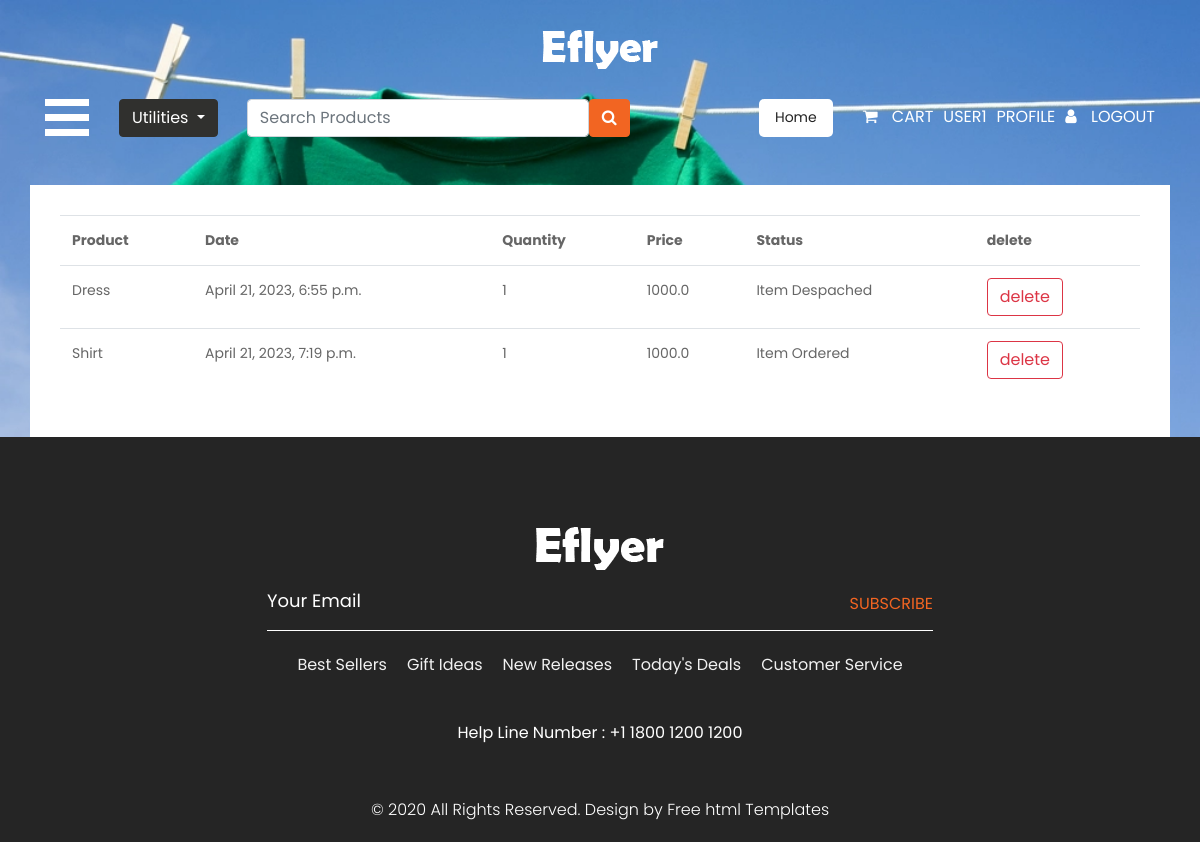
The app's page /Myorders (signed in), older data.
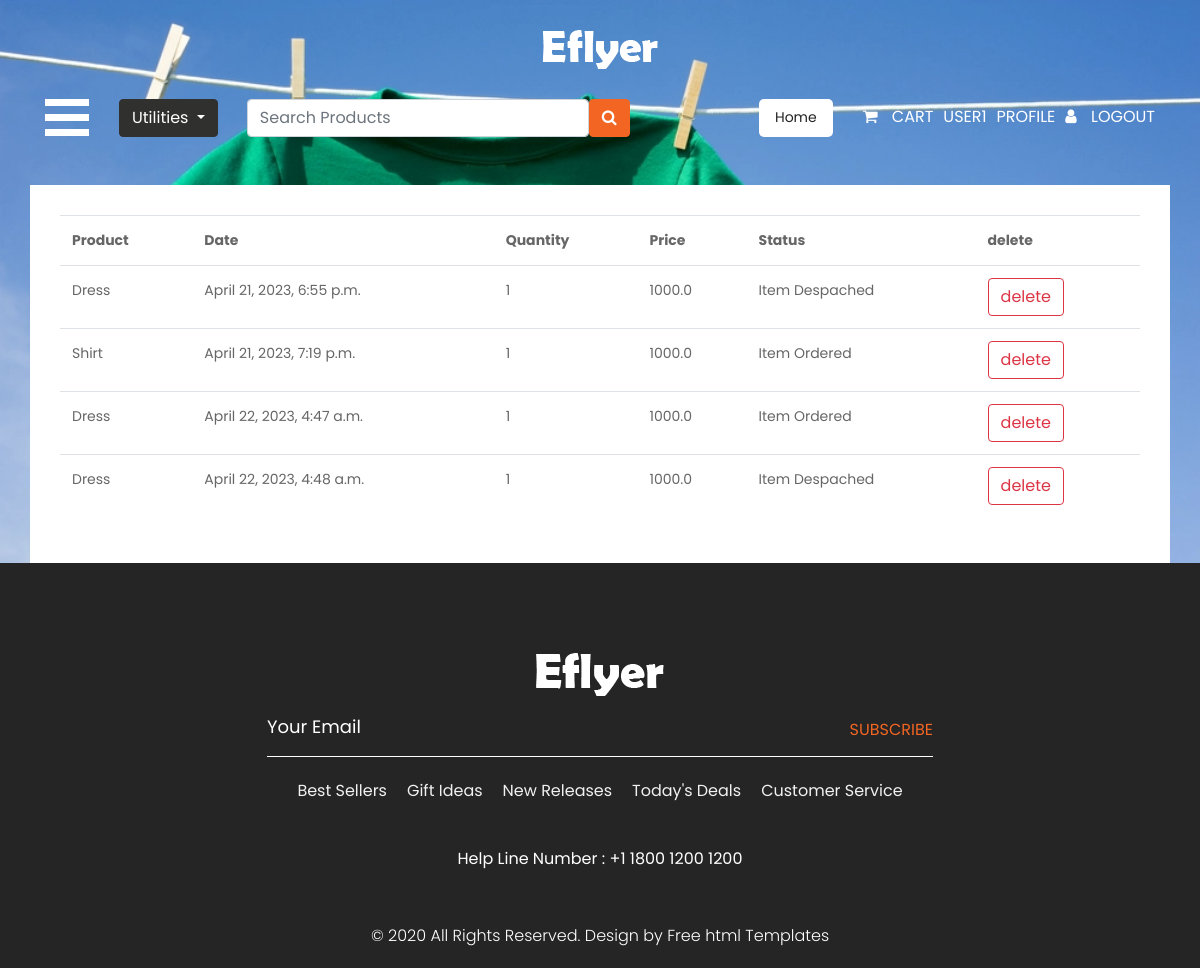
The same page, newer data.
### AdminApp/models.py (models this page shows)
class CheckOuts(models.Model):
    Product = models.ForeignKey(Product,on_delete=models.CASCADE)
    date = models.DateTimeField(auto_now_add=True)
    quantity = models.IntegerField()
    price = models.FloatField()
    user = models.ForeignKey(User,on_delete=models.CASCADE)
    status = models.CharField(max_length=255)
    py_status = models.BooleanField(default=False)

class Product(models.Model):
    name = models.CharField(max_length=20)
    category = models.CharField(max_length=25,choices=options)
    price = models.FloatField()
    point = models.IntegerField()
    image = models.FileField(upload_to="product_image")
    stock = models.IntegerField()
    user = models.ForeignKey(User,on_delete=models.CASCADE,null=True,blank=True)

### AdminApp/views.py (the view)
# urls.py: path("Myorders",views.Myorders,name="Myorders"),
@login_required(login_url="SignIn")
def Myorders(request):
    order = CheckOuts.objects.filter(user = request.user)
    context = {
        'order':order
    }
    return render(request,"myorders.html",context)

### templates/myorders.html (shortened to what this page needs)
{% extends "index.html" %}
{% block content %}
<div class="container cont mt-5">
    <table class="table table-borderd-dark">
        <tr>
            <th>Product</th>
            <th>Date</th>
            <th>Quantity</th>
            <th>Price</th>
            <th>Status</th>
            <th>delete</th>
        </tr>
        {% for i in order  %}
        <tr>
            <td>{{i.Product.name}}</td>
            <td>{{i.date}}</td>
            <td>{{i.quantity}}</td>
            <td>{{i.price}}</td>
            <td>{{i.status}}</td>
            <td><a href="{%url 'deleteorderedhistory' i.id%}" class="btn btn-outline-danger btn-small" >delete</a></td>
        </tr>
        {% endfor %}
    </table>
</div>
{% endblock  %}

Row changes from the older to the newer data that the page shows:
added CheckOuts: Product.name "Dress", date "April 22, 2023, 4:47 a.m.", quantity "1", price "1000.0", status "Item Ordered"
added CheckOuts: Product.name "Dress", date "April 22, 2023, 4:48 a.m.", quantity "1", price "1000.0", status "Item Despached"
